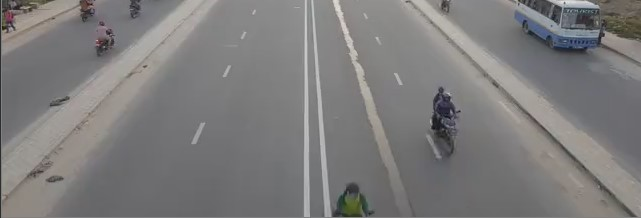
#> input picture test/test_from_video.jpg, 641 x 218 px
$ python test.py
#> lines starting #> are read from the running program, lines starting #| are printed output that depends on the picture; after the words box and inside, x2 and y2 are one past the last pixel; in counts of white or black regions, pixels touching at a corner belong together
import cv2
import numpy as np

def seperateLanes(lanes_list):
    lanes_order = [lanes_list[0][0], lanes_list[1][0], lanes_list[2][0], lanes_list[3][0]]
    lanes_order.sort()
    left_lane1 = getLane(lanes_list, lanes_order.pop(0))
    left_lane2 = getLane(lanes_list, lanes_order.pop(0))
    right_lane1 = getLane(lanes_list, lanes_order.pop(0))
    right_lane2 = getLane(lanes_list, lanes_order.pop(0))
    return left_lane1, left_lane2, right_lane1, right_lane2


def getLane(lanes_list, x):
    found = None
    for index, lane in enumerate(lanes_list):
        if lane[0] == x:
            found = index
    return lanes_list.pop(found)

def extendLine(lane, dy, dx, upto, up=True):
    if dy > dx:
        steps = dy
    else:
        steps = dx
    yinc = dy/steps
    xinc = dx/steps
    if up:
        y = lane[1]
        x = lane[0]
    else:
        y = lane[3]
        x = lane[2]
    while (y != upto):
        if up:
            print(x,y)
            y -= yinc
            x -= xinc
        else:
            y += yinc
            x += xinc
    return int(x),int(y)

def checkInLine(lane, dy, dx, upto, up=True):
    steps = None
    if dy > dx:
        steps = dy
    else:
        steps = dx
    yinc = dy/steps
    xinc = dx/steps
    if up:
        y = lane[1]
        x = lane[0]
    else:
        y = lane[3]
        x = lane[2]
    while (y != upto):
        if up:
            y -= yinc
            x += xinc
        else:
            y += yinc
            x -= xinc
    return (int(x),int(y))


def in_line(x, y, lane, dy, dx, left_lane=True):
    top = (lane[2], lane[3])
    ex, ey = checkInLine(lane, dy, dx, y, up=False)
    if x > ex and left_lane:
        return True
    elif x < ex and not left_lane:
        return True
    return False

def seperateLaneArea(top, shape_of_image, top1, bottom1, top2, bottom2):
    print(top, shape_of_image, top1, bottom1, top2, bottom2)
    left_lane_area = [top[0], top1,(1, bottom1[1]), bottom1]
    right_lane_area = [top2, top[1], bottom2, (shape_of_image[0]-1, bottom2[1])]
    return left_lane_area, right_lane_area


x1, y1, x2, y2 = 350, 320, 400, 370
bbox = [x1, y1, x2, y2]

top_left = (200,1)
top_right = (425,1)

img=cv2.imread("test_from_video.jpg")
#> img is the input picture: shape (218, 641, 3); mean B, G, R 123.7, 123.9, 125.1
gray=cv2.cvtColor(img,cv2.COLOR_BGR2GRAY)
mid_x = int(img.shape[1] / 2)
#> mid_x = 320
height = img.shape[0]
#> height = 218
crop_x1 = mid_x-65
#> crop_x1 = 255
crop_x2 = mid_x+50
#> crop_x2 = 370
crop_image=img[0:height,crop_x1:crop_x2]
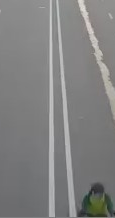
#> crop_image: shape (218, 115, 3); mean B, G, R 128.3, 128.8, 128.7
("crop",crop_image)
edges=cv2.Canny(crop_image,50,150,apertureSize=3)
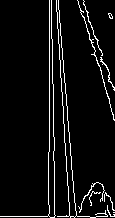
#> edges: shape (218, 115); 5.8% white in thin lines or dots
("canny",edges)
lines=cv2.HoughLinesP(edges,1,np.pi/180,100,minLineLength=100,maxLineGap=10)
#> lines = [[53, 84, 54, 185], [49, 151, 49, 0], [58, 1, 76, 215], [56, 0, 64, 127]]
lines_list = []
for index, line in enumerate(lines):
    x1,y1,x2,y2=line[0]
    cv2.line(crop_image,(x1,y1),(x2,y2),(0,255,0),1)
    cv2.line(img,(mid_x-65+x1,y1),(mid_x-65+x2,y2),(0,255,0),1)
    print(mid_x-65+x1, y1, mid_x-65+x2, y2)
    lines_list.append([mid_x-65+x1,y1,mid_x-65+x2,y2])
#> this loop made 4 passes
#| 308 84 309 185
#| 304 151 304 0
#| 313 1 331 215
#| 311 0 319 127
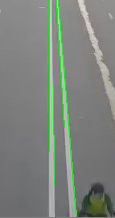
#> crop_image: shape (218, 115, 3); 2.38% of pixels changed, all inside (x1, y1, x2, y2) = (49, 0, 77, 216)
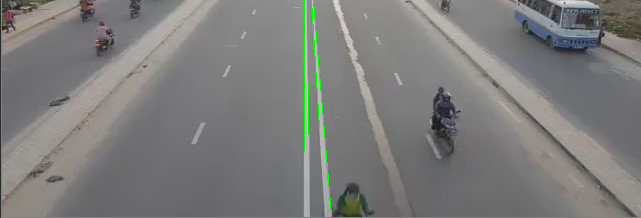
#> img: shape (218, 641, 3); 0.43% of pixels changed, all inside (x1, y1, x2, y2) = (304, 0, 332, 216)
#> after the loop, lines_list = [[308, 84, 309, 185], [304, 151, 304, 0], [313, 1, 331, 215], [311, 0, 319, 127]]

("before extend image",img)

left_lane1, left_lane2, right_lane1, right_lane2 = seperateLanes(lines_list)
#> in seperateLanes, `lanes_order = [lanes_list[0][0], lanes_list[1][0], lanes_list[2][0], l..`: lanes_order = [308, 304, 313, 311]
#> the loop in getLane, `for index, lane in enumerate(lanes_list):` made 4 passes
#> (lane, found) on pass 2: ([304, 151, 304, 0], 1)
#> in seperateLanes, `left_lane1 = getLane(lanes_list, lanes_order.pop(0))`: left_lane1 = [304, 151, 304, 0]
#> the loop in getLane (call 2), `for index, lane in enumerate(lanes_list):` made 3 passes
#> (lane, found) on pass 1: ([308, 84, 309, 185], 0)
#> in seperateLanes, `left_lane2 = getLane(lanes_list, lanes_order.pop(0))`: left_lane2 = [308, 84, 309, 185]
#> in seperateLanes, `right_lane1 = getLane(lanes_list, lanes_order.pop(0))`: right_lane1 = [311, 0, 319, 127]
#> in seperateLanes, `right_lane2 = getLane(lanes_list, lanes_order.pop(0))`: right_lane2 = [313, 1, 331, 215]
#> left_lane1 = [304, 151, 304, 0]; left_lane2 = [308, 84, 309, 185]; right_lane1 = [311, 0, 319, 127]; right_lane2 = [313, 1, 331, 215]
print(left_lane1, left_lane2, right_lane1, right_lane2)
#| [304, 151, 304, 0] [308, 84, 309, 185] [311, 0, 319, 127] [313, 1, 331, 215]
# [15 lines of commented-out code are left out]

dy1 = abs(right_lane1[3]-right_lane1[1])
#> dy1 = 127
dx1 = abs(right_lane1[2]-right_lane1[0])
#> dx1 = 8
bottom1 = extendLine(right_lane1, dy1, dx1, height, up=False)
#> in extendLine, `steps = dy`: steps = 127
#> in extendLine, `yinc = dy/steps`: yinc = 1
#> in extendLine, `xinc = dx/steps`: xinc = 0.063
#> in extendLine, `y = lane[3]`: y = 127
#> in extendLine, `x = lane[2]`: x = 319
#> the loop in extendLine, `while (y != upto):` made 91 passes
#> x on passes 1 to 12: 319.1, 319.1, 319.2, 319.3, 319.3, 319.4, 319.4, 319.5, 319.6, 319.6, 319.7, 319.8
#> after the loop in extendLine, `while (y != upto):`: x = 324.7; y = 218
#> bottom1 = (324, 218)
cv2.line(img, (right_lane1[0],right_lane1[1]), bottom1, (255, 0, 255), 1)

dy2 = abs(left_lane1[3]-left_lane1[1])
#> dy2 = 151
dx2 = abs(left_lane1[2]-left_lane1[0])
#> dx2 = 0
top2 = (left_lane1[0], left_lane1[1])
#> top2 = (304, 151)
bottom2 = extendLine(left_lane1, dy2, dx2, height, up=False)
#> bottom2 = (304, 218)
cv2.line(img, top2, bottom2, (255, 0, 255), 1)
#> img: shape (218, 641, 3); mean B, G, R 123.3, 124, 124.8

dy3 = abs(left_lane2[3]-left_lane2[1])
#> dy3 = 101
dx3 = abs(left_lane2[2]-left_lane2[0])
#> dx3 = 1
top3 = extendLine(left_lane2, dy3, dx3, 0)
#> top3 = (307, 0)
bottom3 = extendLine(left_lane2, dy3, dx3, height, up=False)
#> bottom3 = (309, 218)
cv2.line(img, top3, bottom3, (255, 0, 255), 1)
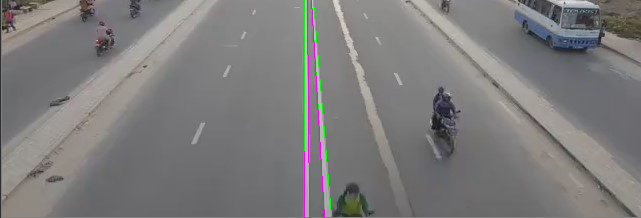
#> img: shape (218, 641, 3); mean B, G, R 123.6, 123.7, 125
print(top3)
#| (307, 0)

("after extend image",img)

# [48 lines of commented-out code are left out]

k=cv2.waitKey(0)
#> (key Esc is pressed here)
cv2.destroyAllWindows()
